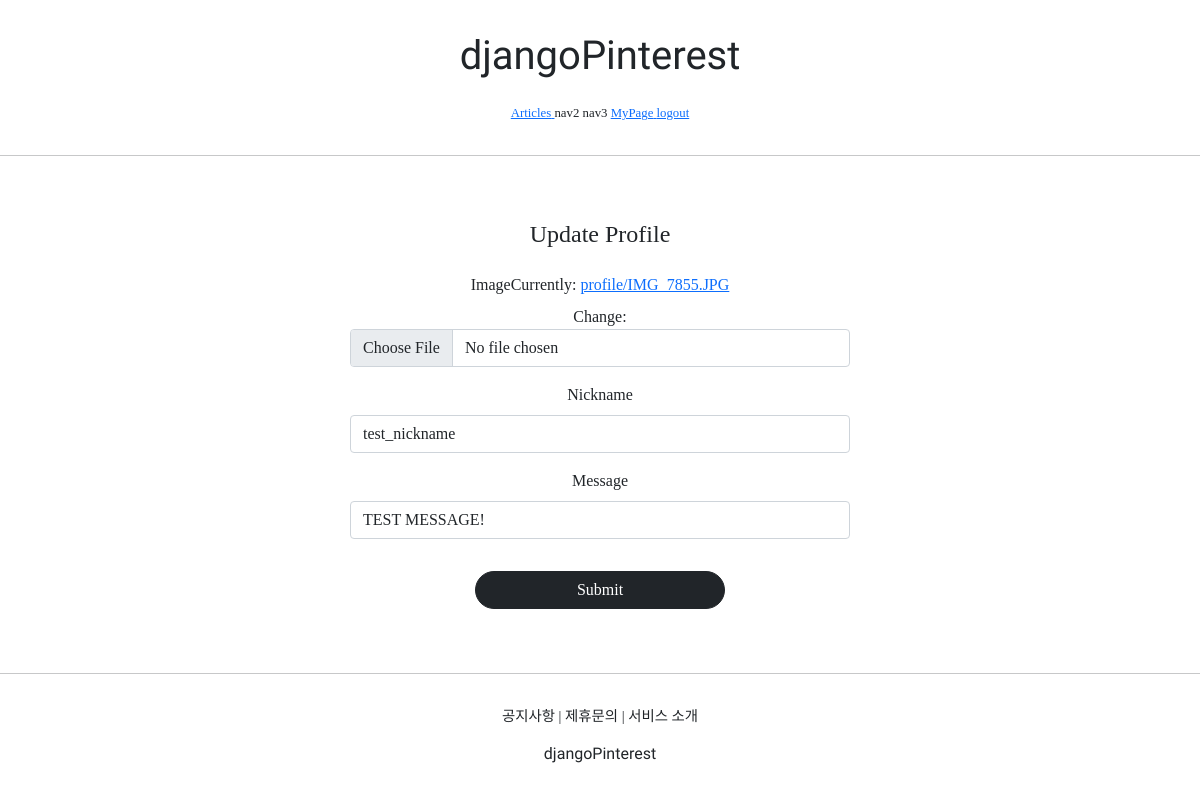
The app's page /profiles/update/1 (signed in), older data.
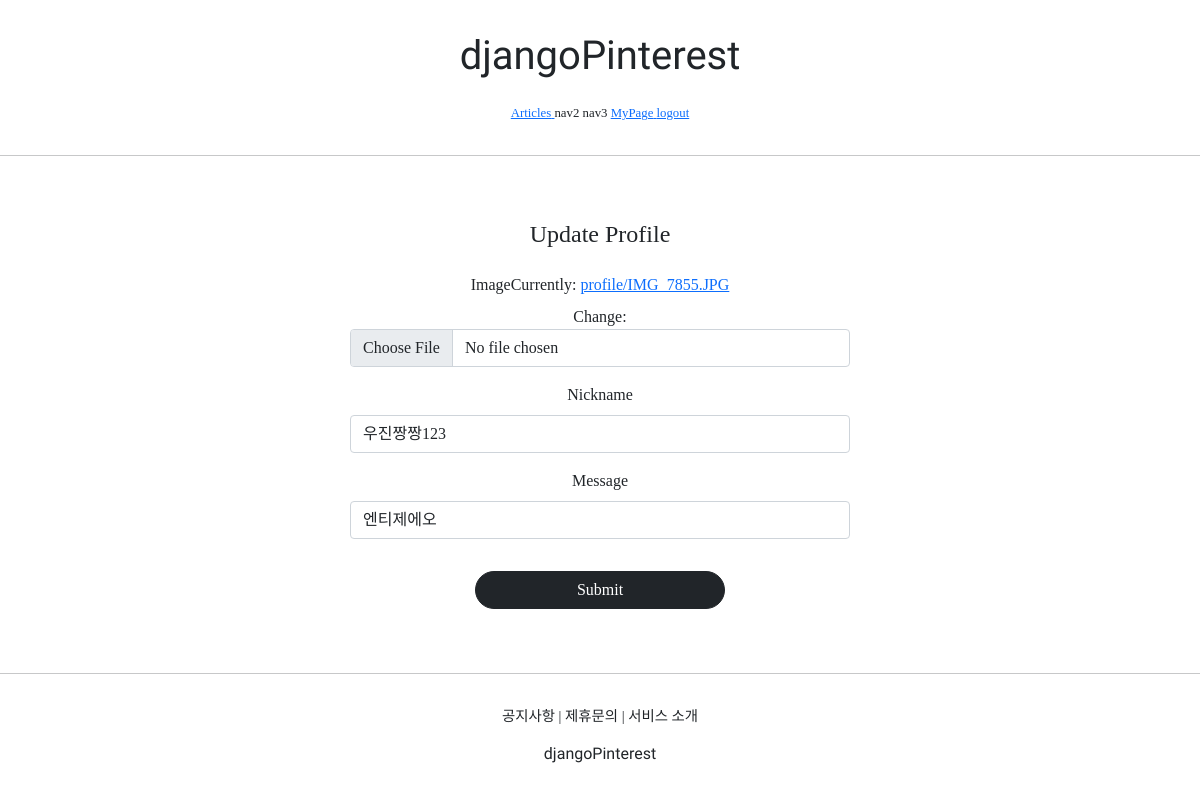
The same page, newer data.
### profileapp/models.py (models this page shows)
class Profile(models.Model):
    user = models.OneToOneField(User, on_delete=models.CASCADE, related_name='profile')
    image = models.ImageField(upload_to='profile/', null=True)
    nickname = models.CharField(max_length=20, unique=True, null=True)
    message = models.CharField(max_length=100, null=True)

### profileapp/views.py (the view, shortened to what this page needs)
# urls.py: path('update/<int:pk>', ProfileUpdateView.as_view(), name='update'),
@method_decorator(profile_ownership_required, 'get')
@method_decorator(profile_ownership_required, 'post')
class ProfileUpdateView(UpdateView):
    model = Profile
    context_object_name = 'target_profile'
    form_class = ProfileCreationForm
    template_name = 'profileapp/update.html'

### profileapp/forms.py
class ProfileCreationForm(ModelForm):
    class Meta:
        model = Profile
        fields = ['image', 'nickname', 'message']

### profileapp/templates/profileapp/update.html (shortened to what this page needs)
{% extends 'base.html' %}
{% load bootstrap4 %}
{% block content %}
    <div style="text-align: center; max-width: 500px; margin: 4rem auto;">
        <div class="mb-4">
            <h4>Update Profile</h4>
        </div>
        <form action="{% url 'profileapp:update' pk=target_profile.pk %}" method="post", enctype="multipart/form-data">
            {% bootstrap_form form %}
            <input type="submit" class="btn btn-dark rounded-pill col-6 mt-3">
        </form>
    </div>
{% endblock %}

Row changes from the older to the newer data that the page shows:
changed Profile: nickname "test_nickname" → "우진짱짱123"; message "TEST MESSAGE!" → "엔티제에오"
